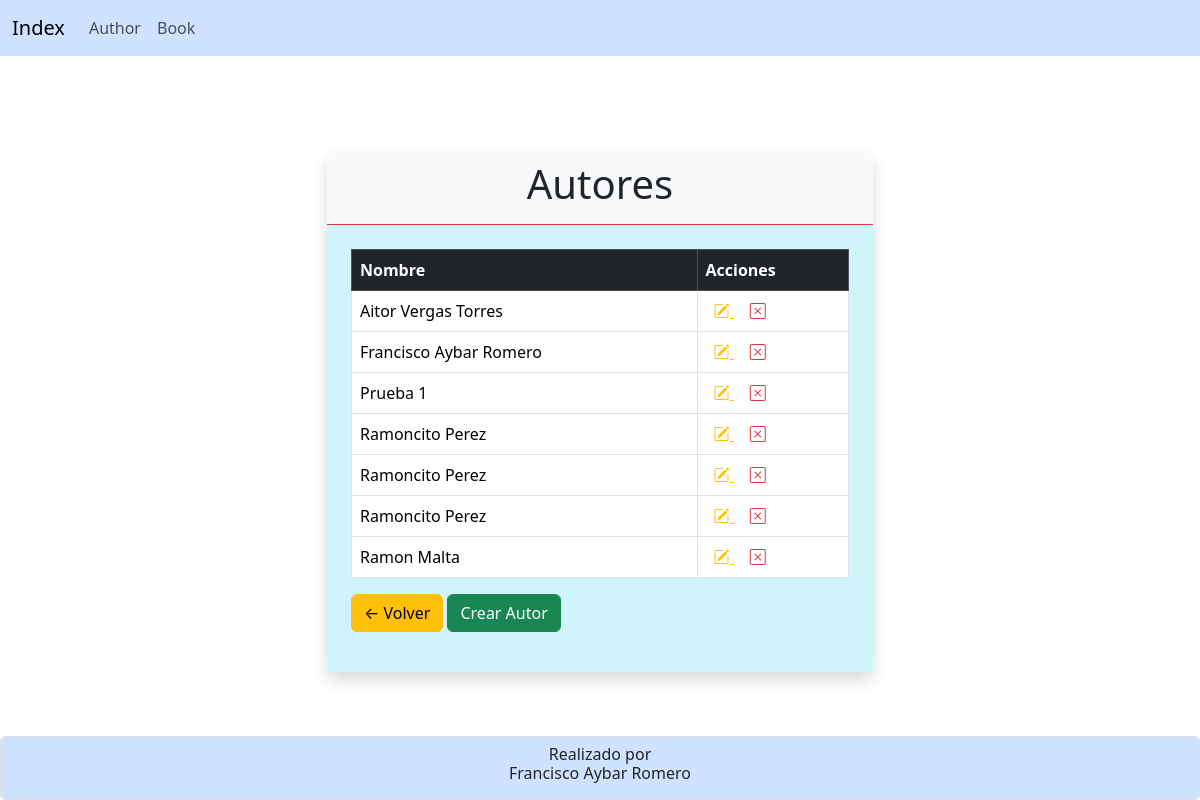
/author/, run on an earlier commit of the app's database.
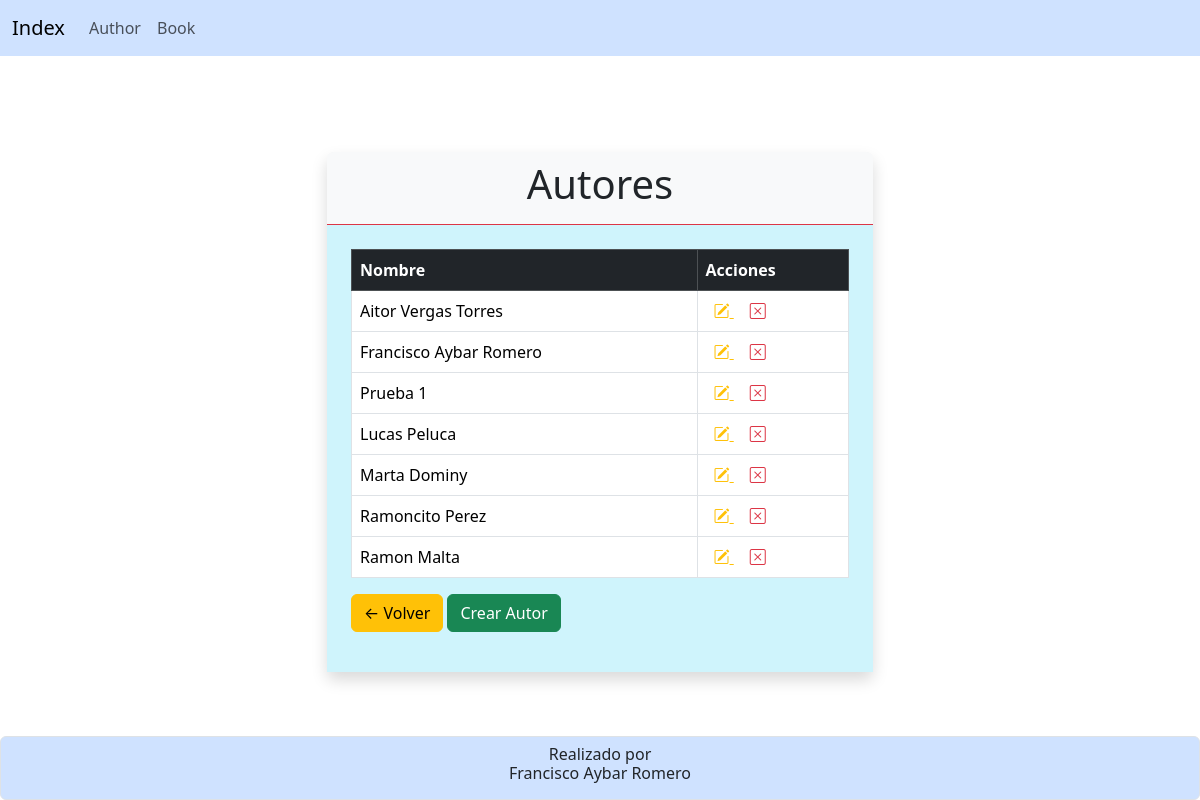
And on a later commit of the database.
### HolaMundo/models.py (models this page shows)
class Author (models.Model):
    name=models.CharField (
        verbose_name='Nombre', # etiqueta dentro de la tabla
        max_length= 100,
        default=''
    )
    last_name=models.CharField(
        verbose_name='Apellido',
        max_length=150,
        default=''
    )
    age=models.PositiveSmallIntegerField (
        verbose_name='Edad',
        max_length=3
    )
    mail=models.EmailField(
        verbose_name='Mail',
        max_length=150,
        default=''
    )
    telefono=models.CharField(
        verbose_name='Telefono',
        max_length=10,
        default=''
    )
    def __str__(self):
        return f'{self.name} {self.last_name}'

### HolaMundo/views.py (the view)
# urls.py: path('author/', views.author),
def author (request):
    author = Author.objects.all()
    return render(request,'author.html',{'authors': author})

### HolaMundo/templates/author.html (shortened to what this page needs)
{%extends 'index.html'%}
{%block content%}
<div class="container my-5">
    <div class="row justify-content-center">
        <div class="col-12 col-md-8 col-lg-6">
            <section class="bg-light rounded shadow my-5">
                <div class="text-center py-2 border-bottom border-danger">
                    <h1>Autores</h1>
                </div>
                <article class="bg-info-subtle p-4">
                    <table class="table table-bordered">
                        <tr class="table-dark">
                            <th>Nombre</th>
                            <th>Acciones</th>
                        </tr>
                        {% for aut in authors %}
                        <tr>
                            <td>{{ aut }}</td>
                            <td>
                                <a href="/author_update/{{aut.id}}" class="text-warning p-2">
                                    <i class="bi bi-pencil-square"></i>
                                </a>
                                <a href="/author_delete/{{aut.id}}" onclick="return confirm('¿Estás seguro de que deseas eliminar este autor?');" class="text-danger p-2">
                                    <i class="bi bi-x-square"></i>
                                </a>
                            </td>
                        </tr>
                        {% endfor %}
                    </table>
                    <div class="my-3">
                        <a href="/index/" class="btn btn-warning">
                            ← Volver
                        </a>
                        <a href="/author_create/" class="btn btn-success">
                            Crear Autor
                        </a>
                    </div>
                </article>
            </section>
        </div>
    </div>
</div>
{%endblock content%}

### HolaMundo/templates/index.html (shortened to what this page needs)
<!doctype html>
<html lang="es-ES">
    <head>
        {% block css %}
        <link
            href="https://cdn.jsdelivr.net/npm/bootstrap@5.3.2/dist/css/bootstrap.min.css"
            rel="stylesheet"
        />
        {% endblock css %}
        {% block icon %}
        <link rel="stylesheet" href="https://cdn.jsdelivr.net/npm/bootstrap-icons@1.13.1/font/bootstrap-icons.min.css">
        {% endblock icon %}
    </head>
    <body>
        {%block navbar%}
        <nav class="navbar navbar-expand-lg bg-primary-subtle mb-3">
            <div class="container-fluid">
                <a class="navbar-brand" href="/index/">Index</a>
                <div class="collapse navbar-collapse" id="navbarNav">
                    <ul class="navbar-nav">
                        <li class="nav-item">
                            <a class="nav-link" href="/author/">Author</a>
                        </li>
                        <li class="nav-item">
                            <a class="nav-link" href="/book/">Book</a>
                        </li>
                    </ul>
                </div>
            </div>
        </nav>
        {%endblock navbar%}
        {%block content%}{%endblock content%}
        {%block footer%}
        <footer class="mt-5 p-2 text-center border rounded bg-primary-subtle fixed-bottom">
            <h6>
                Realizado por<br> Francisco Aybar Romero
            </h6>
        </footer>
        {%endblock footer%}
    </body>
</html>

What changed in the data, as far as the page shows it:
changed Author: name+last_name "Ramoncito Perez" → "Lucas Peluca"
changed Author: name+last_name "Ramoncito Perez" → "Marta Dominy"
